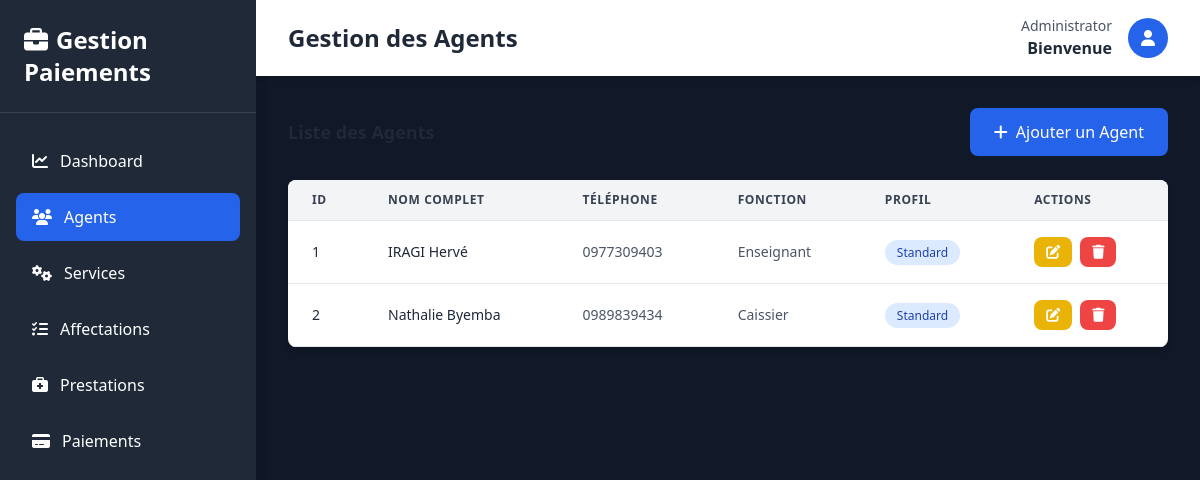
The page /pages/agents/index.php (signed in) on the database its author committed.
### tables this page shows
CREATE TABLE `agent` (
  `id_agent` int(11) NOT NULL,
  `nom_complet` varchar(100) NOT NULL,
  `adresse` varchar(150) DEFAULT NULL,
  `date_naissance` date DEFAULT NULL,
  `telephone` varchar(20) DEFAULT NULL,
  `profil` varchar(50) DEFAULT NULL,
  `lieu_naissance` varchar(100) DEFAULT NULL,
  `fonction` varchar(100) DEFAULT NULL
);

### Classes/Agent.php (called while the page is built, shortened)
<?php
require_once __DIR__ . '/../Config/Database.php';
class Agent {
    private $id_agent;
    private $nom_complet;
    private $telephone;
    private $profil;
    private $fonction;
    public function __construct(
        $nom_complet = null,
        $adresse = null,
        $date_naissance = null,
        $telephone = null,
        $profil = null,
        $lieu_naissance = null,
        $fonction = null,
        $id_agent = null
    ) {
        $this->id_agent = $id_agent;
        $this->nom_complet = $nom_complet;
        $this->telephone = $telephone;
        $this->profil = $profil;
        $this->fonction = $fonction;
    }
    public function getIdAgent() {
        return $this->id_agent;
    }
    public function getNomComplet() {
        return $this->nom_complet;
    }
    public function getTelephone() {
        return $this->telephone;
    }
    public function getProfil() {
        return $this->profil;
    }
    public function getFonction() {
        return $this->fonction;
    }
    public static function getAll() {
        $db = Database::getInstance();
        $sql = "SELECT * FROM Agent";
        $agents = [];
        try {
            $stmt = $db->prepare($sql);
            $stmt->execute();
            while ($row = $stmt->fetch(PDO::FETCH_ASSOC)) {
                $agent = new self(
                    $row['nom_complet'],
                    $row['adresse'],
                    $row['date_naissance'],
                    $row['telephone'],
                    $row['profil'],
                    $row['lieu_naissance'],
                    $row['fonction'],
                    $row['id_agent']
                );
                $agents[] = $agent;
            }
            return $agents;
        } catch (PDOException $e) {
            echo "Erreur lors de la récupération : " . $e->getMessage();
            return [];
        }
    }
}
?>

### Config/Database.php (called while the page is built, shortened)
<?php
class Database {
    private static $host = 'localhost';
    private static $db_name = 'gestion_paiement_agents';
    private static $user = 'root';
    private static $password = '';
    private static $conn;
    public static function connect() {
        self::$conn = null;
        try {
            $dsn = 'mysql:host=' . self::$host . ';dbname=' . self::$db_name . ';charset=utf8';
            self::$conn = new PDO($dsn, self::$user, self::$password);
            self::$conn->setAttribute(PDO::ATTR_ERRMODE, PDO::ERRMODE_EXCEPTION);
        } catch (PDOException $e) {
            die('Erreur de connexion : ' . $e->getMessage());
        }
        return self::$conn;
    }
    public static function getInstance() {
        return self::$conn;
    }
}
?>

### pages/agents/index.php (the view, shortened to what this page needs)
<?php
require_once __DIR__ . '/../../Config/Database.php';
require_once __DIR__ . '/../../Classes/Agent.php';
$agents = Agent::getAll();
?>
<!DOCTYPE html>
<html lang="fr">
<head>
    <script src="https://cdn.tailwindcss.com"></script>
    <link rel="stylesheet" href="https://cdnjs.cloudflare.com/ajax/libs/font-awesome/6.4.0/css/all.min.css">
</head>
<body class="bg-gray-50">
    <div class="flex h-screen bg-gray-900">
        <div class="w-64 bg-gray-800 text-white shadow-lg">
            <div class="p-6 border-b border-gray-700">
                <h1 class="text-2xl font-bold">
                    <i class="fas fa-briefcase mr-2"></i>Gestion Paiements
                </h1>
            </div>
            <nav class="mt-6 px-4">
                <ul class="space-y-2">
                    <li>
                        <a href="../../Dashboard.php" class="flex items-center px-4 py-3 rounded-lg hover:bg-gray-700 transition">
                            <i class="fas fa-chart-line mr-3"></i>Dashboard
                        </a>
                    </li>
                    <li>
                        <a href="index.php" class="flex items-center px-4 py-3 rounded-lg bg-blue-600 hover:bg-blue-700 transition">
                            <i class="fas fa-users mr-3"></i>Agents
                        </a>
                    </li>
                    <li>
                        <a href="../services/index.php" class="flex items-center px-4 py-3 rounded-lg hover:bg-gray-700 transition">
                            <i class="fas fa-cogs mr-3"></i>Services
                        </a>
                    </li>
                    <li>
                        <a href="../affectations/index.php" class="flex items-center px-4 py-3 rounded-lg hover:bg-gray-700 transition">
                            <i class="fas fa-tasks mr-3"></i>Affectations
                        </a>
                    </li>
                    <li>
                        <a href="../prestations/index.php" class="flex items-center px-4 py-3 rounded-lg hover:bg-gray-700 transition">
                            <i class="fas fa-briefcase-medical mr-3"></i>Prestations
                        </a>
                    </li>
                    <li>
                        <a href="../paiements/index.php" class="flex items-center px-4 py-3 rounded-lg hover:bg-gray-700 transition">
                            <i class="fas fa-credit-card mr-3"></i>Paiements
                        </a>
                    </li>
                </ul>
            </nav>
        </div>
        <div class="flex-1 flex flex-col overflow-hidden">
            <div class="bg-white shadow-md">
                <div class="max-w-7xl mx-auto px-4 sm:px-6 lg:px-8 py-4 flex justify-between items-center w-full">
                    <h2 class="text-2xl font-bold text-gray-800">Gestion des Agents</h2>
                    <div class="flex items-center gap-4">
                        <div class="text-right">
                            <p class="text-sm text-gray-600">Administrator</p>
                            <p class="font-semibold text-gray-800">Bienvenue</p>
                        </div>
                        <div class="w-10 h-10 bg-blue-600 rounded-full flex items-center justify-center text-white">
                            <i class="fas fa-user"></i>
                        </div>
                    </div>
                </div>
            </div>
            <div class="flex-1 overflow-auto p-8">
                <div class="flex justify-between items-center mb-6">
                    <h3 class="text-lg font-bold text-gray-800">Liste des Agents</h3>
                    <a href="add.php" class="bg-blue-600 hover:bg-blue-700 text-white px-6 py-3 rounded-lg flex items-center gap-2 transition">
                        <i class="fas fa-plus"></i> Ajouter un Agent
                    </a>
                </div>
                <div class="bg-white rounded-lg shadow-md overflow-hidden">
                    <div class="overflow-x-auto">
                        <table class="w-full">
                            <thead class="bg-gray-100 border-b border-gray-200">
                                <tr>
                                    <th class="px-6 py-3 text-left text-xs font-semibold text-gray-700 uppercase tracking-wider">ID</th>
                                    <th class="px-6 py-3 text-left text-xs font-semibold text-gray-700 uppercase tracking-wider">Nom Complet</th>
                                    <th class="px-6 py-3 text-left text-xs font-semibold text-gray-700 uppercase tracking-wider">Téléphone</th>
                                    <th class="px-6 py-3 text-left text-xs font-semibold text-gray-700 uppercase tracking-wider">Fonction</th>
                                    <th class="px-6 py-3 text-left text-xs font-semibold text-gray-700 uppercase tracking-wider">Profil</th>
                                    <th class="px-6 py-3 text-left text-xs font-semibold text-gray-700 uppercase tracking-wider">Actions</th>
                                </tr>
                            </thead>
                            <tbody>
                                <?php if (empty($agents)): ?>
                                <tr>
                                    <td colspan="6" class="px-6 py-8 text-center text-gray-500">
                                        <i class="fas fa-inbox text-4xl mb-2"></i>
                                        <p class="mt-2">Aucun agent trouvé</p>
                                    </td>
                                </tr>
                                <?php else: ?>
                                    <?php foreach ($agents as $agent): ?>
                                    <tr class="border-b border-gray-200 hover:bg-gray-50 transition">
                                        <td class="px-6 py-4 whitespace-nowrap text-sm font-medium text-gray-800"><?php echo $agent->getIdAgent(); ?></td>
                                        <td class="px-6 py-4 whitespace-nowrap text-sm text-gray-800"><?php echo $agent->getNomComplet(); ?></td>
                                        <td class="px-6 py-4 whitespace-nowrap text-sm text-gray-600"><?php echo $agent->getTelephone(); ?></td>
                                        <td class="px-6 py-4 whitespace-nowrap text-sm text-gray-600"><?php echo $agent->getFonction(); ?></td>
                                        <td class="px-6 py-4 whitespace-nowrap text-sm">
                                            <span class="px-3 py-1 rounded-full text-xs font-medium bg-blue-100 text-blue-800">
                                                <?php echo $agent->getProfil(); ?>
                                            </span>
                                        </td>
                                        <td class="px-6 py-4 whitespace-nowrap text-sm gap-2 flex">
                                            <a href="edit.php?id=<?php echo $agent->getIdAgent(); ?>" class="inline-flex items-center px-3 py-2 bg-yellow-500 hover:bg-yellow-600 text-white rounded-lg transition">
                                                <i class="fas fa-edit"></i>
                                            </a>
                                            <a href="delete.php?id=<?php echo $agent->getIdAgent(); ?>" class="inline-flex items-center px-3 py-2 bg-red-500 hover:bg-red-600 text-white rounded-lg transition" onclick="return confirm('Êtes-vous sûr?')">
                                                <i class="fas fa-trash"></i>
                                            </a>
                                        </td>
                                    </tr>
                                    <?php endforeach; ?>
                                <?php endif; ?>
                            </tbody>
                        </table>
                    </div>
                </div>
            </div>
        </div>
    </div>
</body>
</html>

### rows shown on the page
agent: id_agent "1", nom_complet "IRAGI Hervé", telephone "0977309403", fonction "Enseignant", profil "Standard"
agent: id_agent "2", nom_complet "Nathalie Byemba", telephone "0989839434", fonction "Caissier", profil "Standard"
